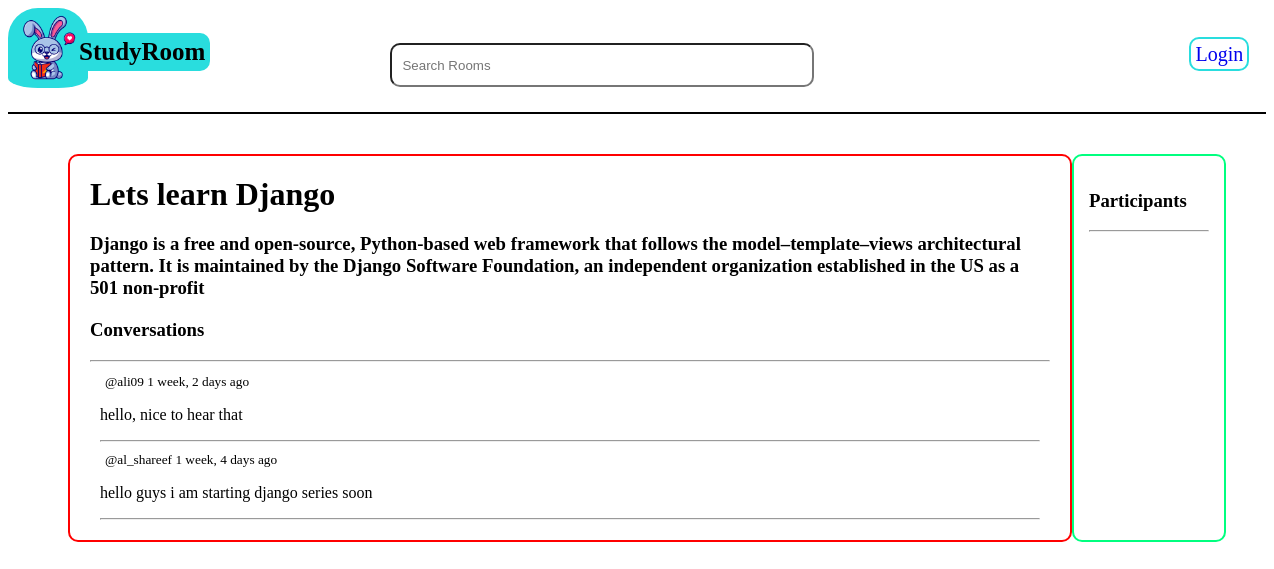
The page /room/1/ on the database its author committed.
### base/models.py (models this page shows, shortened)
class Room(models.Model):
    host= models.ForeignKey(User,on_delete=models.SET_NULL,null=True)
    topic= models.ForeignKey(Topic, on_delete = models.SET_NULL,null=True)
    name = models.CharField(max_length=50)
    description = models.TextField(null=True,blank=True)
    participants = models.ManyToManyField(User,related_name='participants',blank=True)
    updated = models.DateTimeField(auto_now=True)
    created = models.DateTimeField(auto_now_add=True)
    class Meta:
        ordering=['-updated','-created']

class Message(models.Model):
    user = models.ForeignKey(User,on_delete=models.CASCADE)
    room = models.ForeignKey(Room,on_delete=models.CASCADE)
    body = models.TextField()
    updated = models.DateTimeField(auto_now=True)
    created = models.DateTimeField(auto_now_add=True)
    class Meta:
        ordering = ['-updated','-created']

### base/views.py (the view, shortened to what this page needs)
# urls.py: path('room/<str:pk>/',views.room,name='room'),
def room(request,pk):
    room = Room.objects.get(id=int(pk))
    room_message = room.message_set.all().order_by('-created')
    participants = room.participants.all()
    context = {'room':room,'room_message':room_message,'participants':participants}
    return render(request,'base/room.html',context)

### base/templates/base/room.html (shortened to what this page needs)
{% extends 'main.html' %} {% block content %}
<div class="room_container">
  <div class="room">
    <h1 style="margin:20px ;">{{room.name}}</h1>
    <h3 style="margin:20px ;">{{room.description}}</h3>
    <div class="comment-wraper">
      <h3>Conversations</h3>
      <div style="color:yellowgreen"><hr /></div>
      <div class="msg">
        {% for message in room_message%}
        <div>
            <small style="margin:5px ;">@{{message.user}}  {{message.created|timesince}} ago</small>
            <p>{{message.body}}</p>
            <hr />
        </div>
        {% endfor %}
      </div>
    </div>
  </div>
  <div class="participant">
    <h3>Participants</h3>
    <hr>
  </div>
</div>
{% endblock content %}

### templates/main.html (shortened to what this page needs)
<!DOCTYPE html>
{% load static %}
<html lang="en">
<head>
    <link rel="stylesheet" href="{% static 'style/main.css'%}" type="text/css" media="screen">
</head>
<body>
    {% include 'navbar.html' %}
    {% block content %}
    {% endblock content %}
</body>
</html>

### templates/navbar.html (shortened to what this page needs)
{% load static %}
<div style="border-bottom: 2px solid black; ">
    <div style="display: flex;">
        <a href="/">
            <img style="height:80px;padding-bottom:20px ; width:80px; border-radius: 30px;" src="{% static 'images/3900_6_07.jpg'%}" alt="">
        </a>
        <div><h1 style=" border-radius:10px;padding: 5px;margin-left: -14px; background-color: #29DDDE; font-size: 25px; margin-top: 25px; ">StudyRoom</h1></div>
        <form method="GET" action="{% url 'home' %}">
            <input style="margin-top: 35px; margin-bottom:10px ; margin-left:180px; width: 400px; height: 20px; border-radius: 10px; padding: 10px;" type="text" name="q" placeholder="Search Rooms">
        </form>
        <div style="margin-top:20px; display:flex">
            <div style="margin: 15px;">
                {% if request.user.is_authenticated %}
                <a style="text-decoration: none; border: 2px solid #29DDDE; font-size: 20px; padding: 4px; border-radius: 10px; " href="{% url 'logout' %}">Logout</a>
                {% else %}
                <a style="text-decoration: none; border: 2px solid #29DDDE; font-size: 20px; padding: 4px; border-radius: 10px; margin-left:360px; " href="{% url 'login' %}">Login</a>
                {% endif %}
            </div>
        </div>
        </div>
</div>

### base/templates/base/room.html (style rules this page uses)
.room_container { display: grid; grid-template-columns: 3fr 1fr; padding: 20px; }
.room { margin-top:20px ; margin-left: 40px; border: 2px solid red; width: 1000px; border-radius: 10px; }
.comment-wraper { margin: 20px; }
.participant { border: 2px solid springgreen; margin-top: 20px; margin-right: 20px; border-radius: 10px; padding: 15px; }
.msg { margin: 10px; }

### rows shown on the page
Room: name "Lets learn Django", description "Django is a free and open-source, Python-based web framework that follows the model–template–views architectural pattern. It is maintained by the Django Software Foundation, an independent organization established in the US as a 501 non-profit"
Message: user "ali09", created "1 week, 2 days", body "hello, nice to hear that"
Message: user "al_shareef", created "1 week, 4 days", body "hello guys i am starting django series soon"
